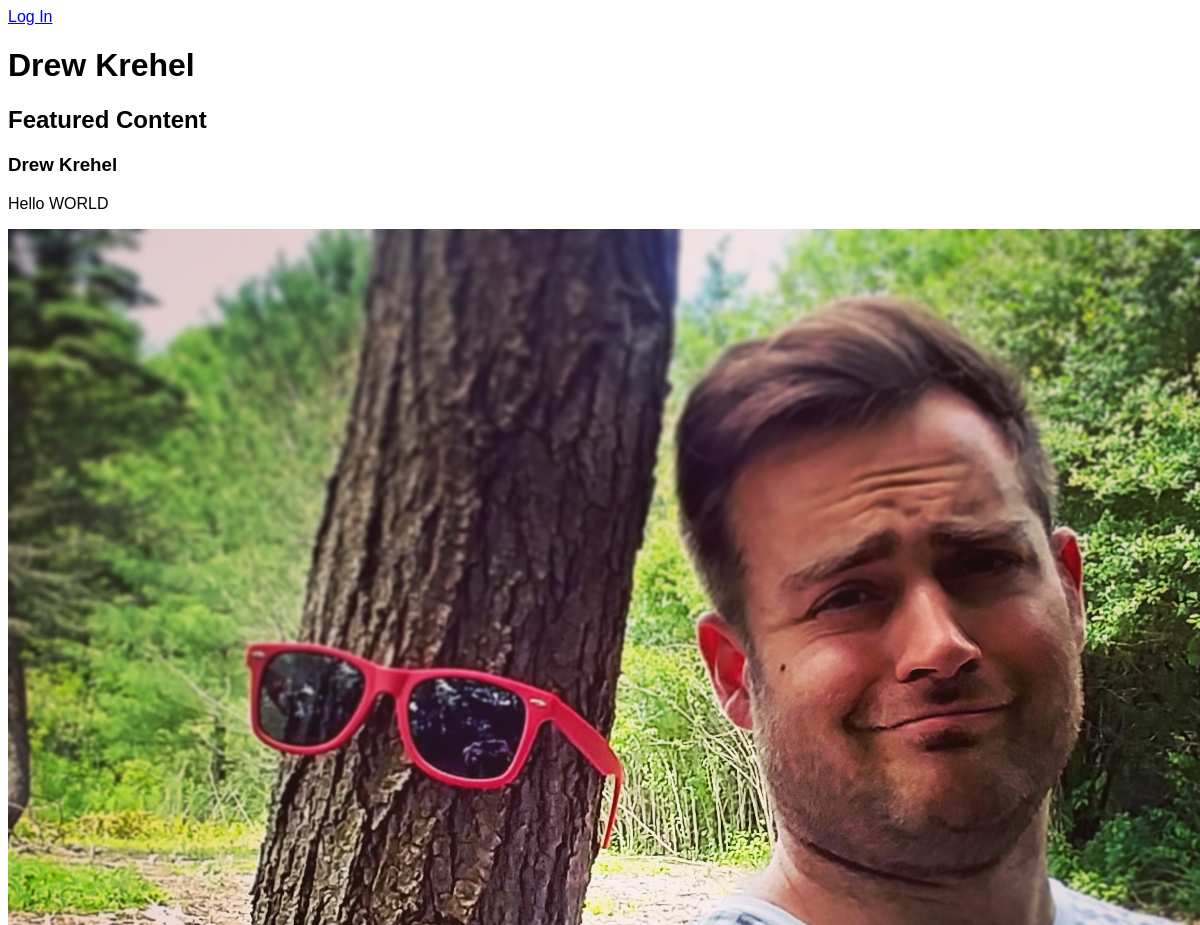
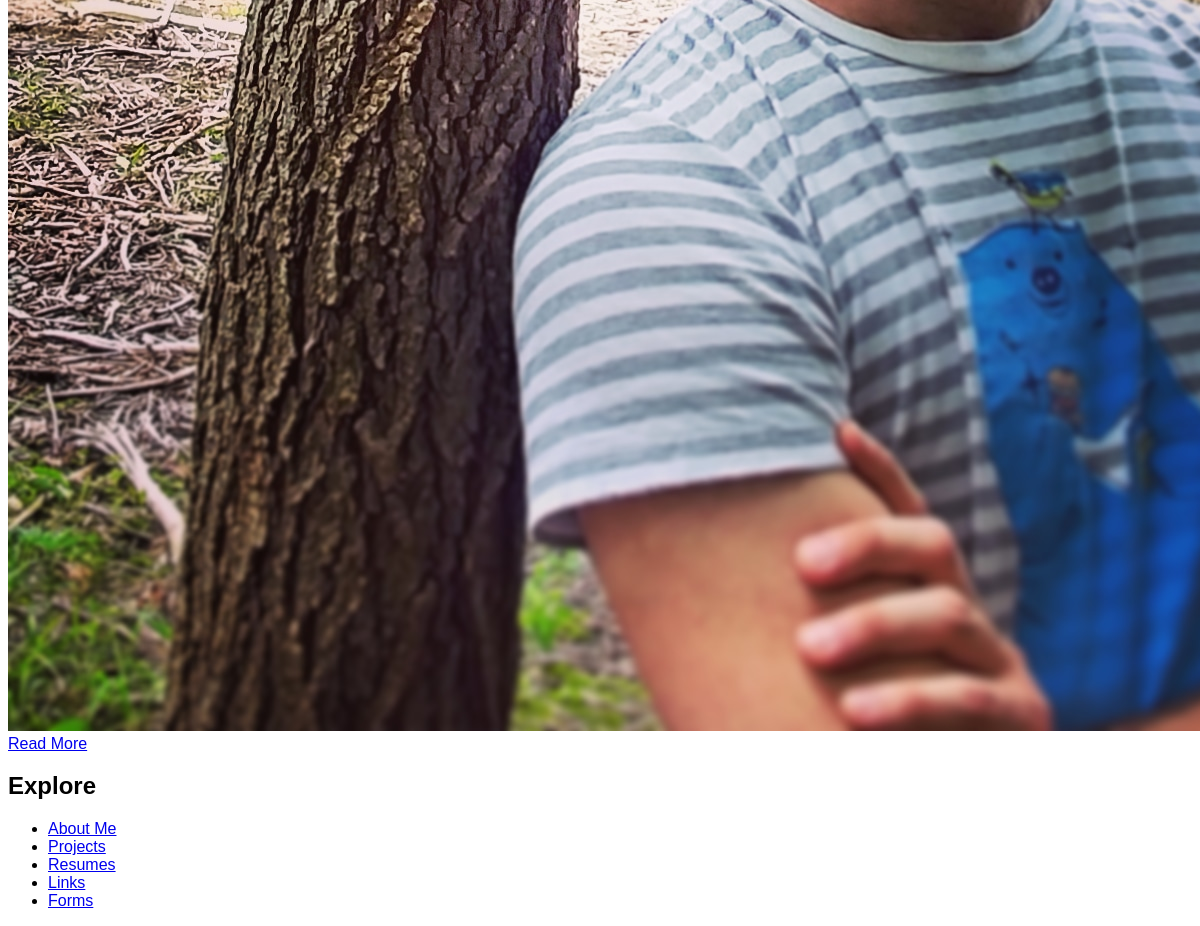
Before: /drewkrehel/ with the older database file (2 pictures, top to bottom).
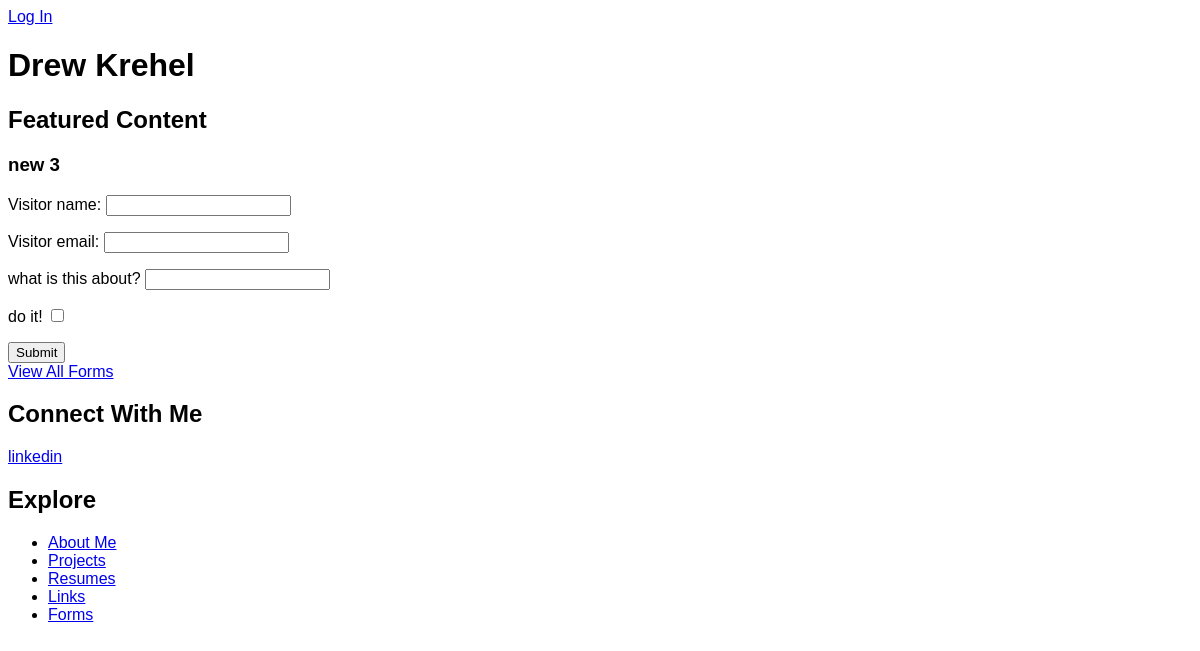
After: the same page with the newer database file.
### builder/models.py (models this page shows)
class Profile(models.Model):
    user = models.OneToOneField(
        User,
        on_delete=models.CASCADE
    )
    featured_section = models.CharField(
        max_length=20,
        choices=[
            ("about", "About Me"),
            ("projects", "Projects"),
            ("resumes", "Resumes"),
            ("links", "Links"),
            ("forms", "Forms"),
        ],
        blank=True,
    )
    featured_object_id = models.PositiveIntegerField(
        null=True,
        blank=True,
    )
    display_name = models.CharField(
        max_length=200,
        help_text="Enter the name you want visitors to see"
    )
    email = models.EmailField(
        max_length=200,
        help_text="Enter the email you want visitors to see"
    )
    phone = models.CharField(
        max_length=50,
        blank=True,
        help_text="Enter the # you want visitors to see"
    )
    bio = models.TextField(
        max_length=1000,
        blank=True,
        help_text="Add a short bio"
    )
    profile_image = models.ImageField(
        upload_to='profile_images/',
        blank=True,
        help_text="Upload a profile image"
    )

class Form(models.Model):
    user = models.ForeignKey(
        User,
        on_delete=models.CASCADE
    )
    form_name = models.CharField(
        max_length=200,
        help_text="Enter the name of your form"
    )
    include_name = models.BooleanField(default=False)
    name_required = models.BooleanField(default=False)
    include_email = models.BooleanField(default=False)
    email_required = models.BooleanField(default=False)
    textbox_prompt = models.TextField(
        max_length=700,
        blank=True,
        help_text="Describe the question or purpose of this field"
    )
    checkbox_prompt = models.TextField(
        max_length=700,
        blank=True,
        help_text="Describe the question or purpose of this field"
    )
    outro = models.TextField(
        max_length=500,
        blank=True,
        help_text="Leave a message or reminder for your form"
    )

class Link(models.Model):
    user = models.ForeignKey(
        User,
        on_delete=models.CASCADE
    )
    display_name = models.CharField(
        max_length=200,
        help_text="Enter the name of your link"
    )
    link_url = models.URLField(
        help_text="Enter the URL for your link"
    )
    is_social = models.BooleanField(
        default=False,
        help_text="Display this link in the homepage social icon banner"
    )
    link_image = models.ImageField(
        upload_to='link_images/',
        blank=True,
        help_text="Upload a link icon or image"
    )

### builder/views.py (the view)
# urls.py: path("<str:username>/", views.home, name="home"),
def home(request, username):
    profile = Profile.objects.get(user__username=username)
    featured_object = None
    featured_form = None
    contact_form = None
    if profile.featured_section == "about":
        featured_object = profile
    elif profile.featured_section and profile.featured_object_id:
        if profile.featured_section == "projects":
            featured_object = Project.objects.filter(
                id=profile.featured_object_id,
                user=profile.user,
            ).first()
        elif profile.featured_section == "resumes":
            featured_object = Resume.objects.filter(
                id=profile.featured_object_id,
                user=profile.user,
            ).first()
        elif profile.featured_section == "links":
            featured_object = Link.objects.filter(
                id=profile.featured_object_id,
                user=profile.user,
            ).first()
        elif profile.featured_section == "forms":
            featured_object = Form.objects.filter(
                id=profile.featured_object_id,
                user=profile.user,
            ).first()
    if profile.featured_section == "forms" and featured_object:
        featured_form = featured_object
        contact_form = ContactForm(
            textbox_prompt=featured_form.textbox_prompt,
            checkbox_prompt=featured_form.checkbox_prompt,
            include_name=featured_form.include_name,
            name_required=featured_form.name_required,
            include_email=featured_form.include_email,
            email_required=featured_form.email_required,
        )
    social_links = Link.objects.filter(
        user=profile.user,
        is_social=True,
    )
    context = {
        "profile": profile,
        "is_homepage": True,
        "featured_object": featured_object,
        "social_links": social_links,
        "featured_form": featured_form,
        "contact_form": contact_form,
    }
    return render(request, "index.html", context=context)

### builder/forms.py
class ContactForm(forms.Form):
    def __init__(
        self,
        *args,
        include_name=False,
        name_required=False,
        include_email=False,
        email_required=False,
        textbox_prompt=None,
        checkbox_prompt=None,
        **kwargs
    ):
        super().__init__(*args, **kwargs)
        if include_name:
            self.fields["visitor_name"] = forms.CharField(
                label="Visitor name",
                required=name_required,
            )
        if include_email:
            self.fields["visitor_email"] = forms.EmailField(
                label="Visitor email",
                required=email_required,
            )
        if textbox_prompt:
            self.fields["textbox"] = forms.CharField(
                label=textbox_prompt,
                required=False,
            )
        if checkbox_prompt:
            self.fields["checkbox"] = forms.BooleanField(
                label=checkbox_prompt,
                required=False,
            )

### builder/templates/index.html (shortened to what this page needs)
{% extends "base.html" %}
{% block content %}
    <h1>{{ profile.display_name }}</h1>
    {% if featured_object %}
        <section>
            <h2>Featured Content</h2>
            {% if profile.featured_section == "about" %}
                <h3>{{ featured_object.display_name }}</h3>
                <p>{{ featured_object.bio }}</p>
                {% if featured_object.profile_image %}
                    <img src="{{ featured_object.profile_image.url }}" alt="{{ featured_object.display_name }}">
                {% endif %}
                <a href="{% url 'about' username=profile.user.username %}">Read More</a>
            {% elif profile.featured_section == "resumes" %}
                <h3>{{ featured_object.display_name }}</h3>
                <a href="{{ featured_object.file.url }}">View or Download Resume</a>
                <a href="{% url 'resumes' username=profile.user.username %}">View All Resumes</a>
            {% elif profile.featured_section == "forms" %}
                <h3>{{ featured_form.form_name }}</h3>
                <form method="post" action="{% url 'form_submit' username=profile.user.username %}">
                    {{ contact_form.as_p }}
                    <button type="submit">Submit</button>
                </form>
                <a href="{% url 'forms' username=profile.user.username %}">View All Forms</a>
            {% endif %}
        </section>
    {% endif %}
    {% if social_links %}
        <section class="social-banner">
            <h2>Connect With Me</h2>
            <div class="social-icons">
                {% for link in social_links %}
                    <a href="{{ link.link_url }}"
                    class="social-icon"
                    target="_blank"
                    rel="noopener noreferrer"
                    aria-label="{{ link.display_name }}">
                        {% if link.link_image %}
                            <img src="{{ link.link_image.url }}"
                                alt="{{ link.display_name }}">
                        {% else %}
                            <span>{{ link.display_name }}</span>
                        {% endif %}
                    </a>
                {% endfor %}
            </div>
        </section>
    {% endif %}
    <nav>
        <h2>Explore</h2>
        <ul>
            <li><a href="{% url 'about' username=profile.user.username %}">About Me</a></li>
            <li><a href="{% url 'projects' username=profile.user.username %}">Projects</a></li>
            <li><a href="{% url 'resumes' username=profile.user.username %}">Resumes</a></li>
            <li><a href="{% url 'links' username=profile.user.username %}">Links</a></li>
            <li><a href="{% url 'forms' username=profile.user.username %}">Forms</a></li>
        </ul>
    </nav>
{% endblock %}

Changed rows visible on the page:
changed Profile "Drew Krehel": featured_section "about" → "forms" (drawn); display_name "Drew Krehel" → (not shown); bio "Hello WORLD" → (not shown); profile_image: picture removed
now on this page (row unchanged): Form: form_name "new 3"
added Link: display_name "linkedin"
Other visible differences:
form field checkbox: (not shown) → "☐"
text no longer shown: "Read More"
text now shown: "Visitor name: Visitor email: what is this about? do it! Submit View All Forms Connect With Me"
